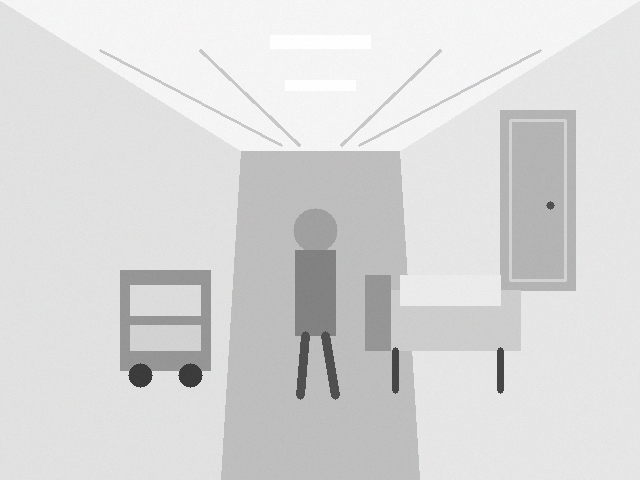
#> input picture data/hospital_corridor.png, 640 x 480 px
$ python stage3_scenarios.py
#> lines starting #> are read from the running program, lines starting #| are printed output that depends on the picture; after the words box and inside, x2 and y2 are one past the last pixel; in counts of white or black regions, pixels touching at a corner belong together
import os
import cv2
import numpy as np

# ============================================================
# CARE-Depth - Stage 3
# Hospital Challenge Scenario Generator
# ============================================================

PROJECT_DIR = os.path.dirname(os.path.abspath(__file__))
DATA_DIR = os.path.join(PROJECT_DIR, "data")
RESULTS_DIR = os.path.join(PROJECT_DIR, "results")

os.makedirs(DATA_DIR, exist_ok=True)
os.makedirs(RESULTS_DIR, exist_ok=True)

print("=" * 64)
print("CARE-Depth Stage 3 - Hospital Challenge Scenarios")
print("=" * 64)

# ------------------------------------------------------------
# Load Stage 1 / Stage 2 data
# ------------------------------------------------------------

scene_path = os.path.join(DATA_DIR, "hospital_corridor.png")
depth_path = os.path.join(DATA_DIR, "ground_truth_depth.npy")

scene = cv2.imread(scene_path)
#> scene is the input picture: shape (480, 640, 3); mean B, G, R 217, 217, 217

if scene is None:
    raise FileNotFoundError(
        "hospital_corridor.png was not found in the data folder."
    )

ground_truth = np.load(depth_path)
#> (reads data/ground_truth_depth.npy from the repository)

print("\nStage 1 data loaded successfully.")
print(f"Image size: {scene.shape[1]} x {scene.shape[0]}")
#| Image size: 640 x 480

# ------------------------------------------------------------
# Helper functions
# ------------------------------------------------------------

def save_scenario(name, image):
    path = os.path.join(DATA_DIR, f"scenario_{name}.png")
    cv2.imwrite(path, image)
    print(f"Generated: {name}")


def add_low_texture(image):
    """Reduce texture information in selected wall regions."""
    result = image.copy()

    h, w = result.shape[:2]
#> h = 480; w = 640

    # Left wall region
    left_region = result[int(0.25*h):int(0.75*h), :int(0.32*w)]
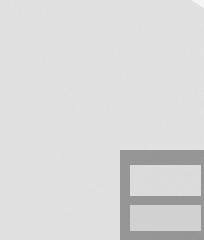
#> left_region: shape (240, 204, 3); mean B, G, R 218.3, 218.4, 218.4
    blurred_left = cv2.GaussianBlur(left_region, (31, 31), 0)
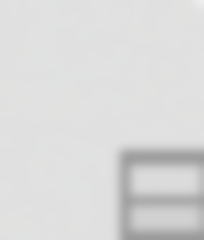
#> blurred_left: shape (240, 204, 3); mean B, G, R 218.4, 218.4, 218.4
    result[int(0.25*h):int(0.75*h), :int(0.32*w)] = blurred_left
#> result: shape (480, 640, 3); 15.83% of pixels changed, all inside (x1, y1, x2, y2) = (0, 120, 204, 360)

    # Right wall region
    right_region = result[int(0.25*h):int(0.75*h), int(0.68*w):]
    blurred_right = cv2.GaussianBlur(right_region, (31, 31), 0)
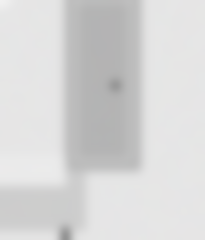
#> blurred_right: shape (240, 205, 3); mean B, G, R 214.8, 214.8, 214.9
    result[int(0.25*h):int(0.75*h), int(0.68*w):] = blurred_right
#> result: shape (480, 640, 3); mean B, G, R 217, 217, 217

    return result


def add_illumination_change(image):
    """Simulate uneven illumination inside a hospital corridor."""
    result = image.astype(np.float32)

    h, w = result.shape[:2]
#> h = 480; w = 640

    # Horizontal illumination gradient
    gradient = np.linspace(0.65, 1.25, w)
#> gradient = 640 values from 0.65 to 1.25
    illumination = np.tile(gradient, (h, 1))

    for c in range(3):
        result[:, :, c] *= illumination
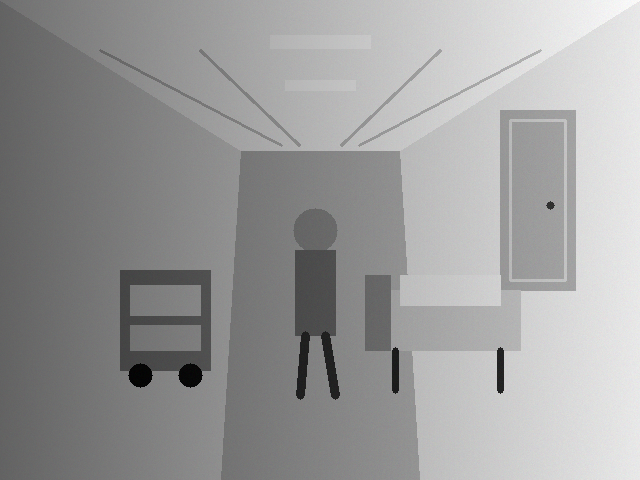
#> result: shape (480, 640, 3) float32; mean B, G, R 206.2, 206.2, 206.2; drawn with min black and max white

    result = np.clip(result, 0, 255).astype(np.uint8)

    return result


def add_sensor_noise(image):
    """Simulate camera sensor noise."""
    result = image.astype(np.float32)

    noise = np.random.normal(
        loc=0,
        scale=18,
        size=result.shape
    )

    result += noise
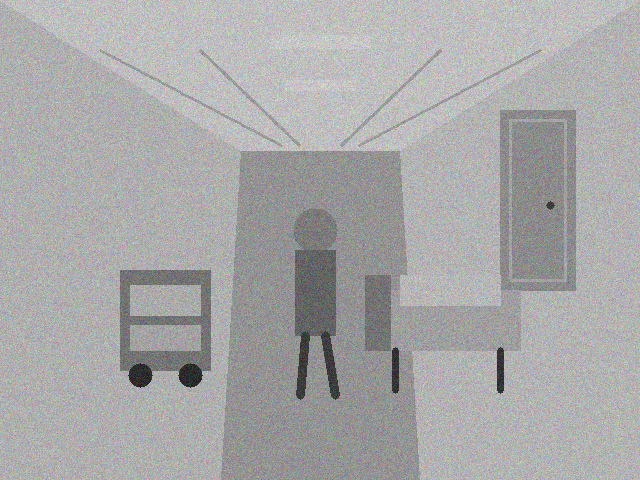
#> result: shape (480, 640, 3) float32; mean B, G, R 217, 217, 217; drawn with min black and max white

    result = np.clip(result, 0, 255).astype(np.uint8)

    return result


def add_moving_pedestrian(image):
    """Simulate a pedestrian moving through the camera field."""
    result = image.copy()

    h, w = result.shape[:2]
#> h = 480; w = 640

    # Create a synthetic pedestrian silhouette
    center_x = int(0.58 * w)
#> center_x = 371
    center_y = int(0.57 * h)
#> center_y = 273

    # Head
    cv2.circle(
        result,
        (center_x, center_y - 55),
        24,
        (90, 90, 90),
        -1
    )

    # Body
    cv2.rectangle(
        result,
        (center_x - 25, center_y - 30),
        (center_x + 25, center_y + 65),
        (75, 75, 75),
        -1
    )

    # Legs
    cv2.line(
        result,
        (center_x - 10, center_y + 65),
        (center_x - 30, center_y + 125),
        (65, 65, 65),
        18
    )

    cv2.line(
        result,
        (center_x + 10, center_y + 65),
        (center_x + 35, center_y + 125),
        (65, 65, 65),
        18
    )

    return result


# ------------------------------------------------------------
# Generate scenarios
# ------------------------------------------------------------

np.random.seed(42)

scenarios = {}

# 1. Normal
scenarios["normal"] = scene.copy()

# 2. Low texture
scenarios["low_texture"] = add_low_texture(scene)

# 3. Illumination change
scenarios["illumination_change"] = add_illumination_change(scene)

# 4. Sensor noise
scenarios["sensor_noise"] = add_sensor_noise(scene)

# 5. Moving pedestrian
scenarios["moving_pedestrian"] = add_moving_pedestrian(scene)

# 6. Combined difficult hospital condition
combined = add_low_texture(scene)
combined = add_illumination_change(combined)
combined = add_sensor_noise(combined)
#> in add_sensor_noise (call 2), `result += noise`:
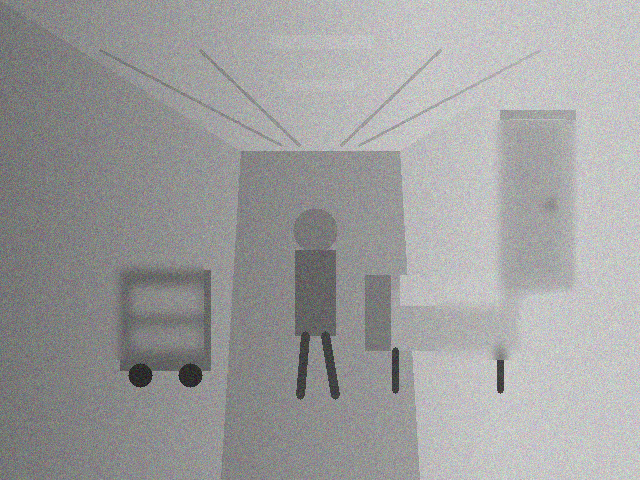
#> result: shape (480, 640, 3) float32; mean B, G, R 202, 202, 202.1; drawn with min black and max white
combined = add_moving_pedestrian(combined)
#> in add_moving_pedestrian (call 2), `cv2.line( result, (center_x + 10, center_y + 65), (center_x + 35, cent..`:
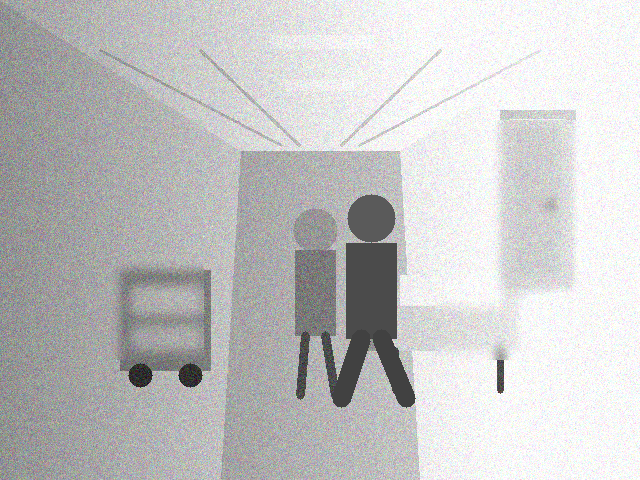
#> result: shape (480, 640, 3); mean B, G, R 196.6, 196.5, 196.6

scenarios["combined"] = combined

# ------------------------------------------------------------
# Save scenarios
# ------------------------------------------------------------

for name, image in scenarios.items():
    save_scenario(name, image)
#> this loop made 6 passes
#> name on passes 1 to 6: 'normal', 'low_texture', 'illumination_change', 'sensor_noise', 'moving_pedestrian', 'combined'
#| Generated: normal
#| Generated: low_texture
#| Generated: illumination_change
#| Generated: sensor_noise
#| Generated: moving_pedestrian
#| Generated: combined

# Save ground truth for reference
np.save(
    os.path.join(DATA_DIR, "stage3_ground_truth_depth.npy"),
    ground_truth
)

# ------------------------------------------------------------
# Save experiment description
# ------------------------------------------------------------

results_file = os.path.join(
    RESULTS_DIR,
    "stage3_scenarios.txt"
)

with open(results_file, "w", encoding="utf-8") as f:

    f.write("CARE-Depth Stage 3\n")
    f.write("Hospital Challenge Scenario Generation\n")
    f.write("=" * 60 + "\n\n")

    f.write("Synthetic scenarios generated:\n")
    f.write("1. Normal corridor\n")
    f.write("2. Low-texture walls\n")
    f.write("3. Illumination change\n")
    f.write("4. Sensor noise\n")
    f.write("5. Moving pedestrian\n")
    f.write("6. Combined difficult condition\n\n")

    f.write(
        "These scenarios are controlled synthetic perturbations "
        "designed to evaluate depth-estimation robustness.\n"
    )

print("\n" + "=" * 64)
print("STAGE 3 COMPLETED SUCCESSFULLY")
print("=" * 64)

print("\nScenarios generated:")
for name in scenarios:
    print(f"  - {name}")

print("\nFiles saved in:")
print(DATA_DIR)

print("\nNext step: Stage 4 - CARE-Depth reliability and temporal fusion.")
